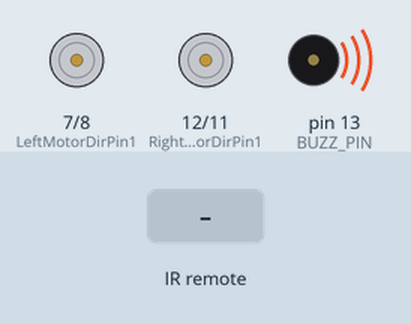
Recording of a sketch running on a simulated Arduino Uno, built with avr-gcc and run on an emulated ATmega328P. Shown: motor-driver pin pairs drawn as motors (green arrow = first pin HIGH = forward, orange = second pin HIGH = backward, longer = more drive, scaled by the enable pin), buzzer (waves = sounding, pin HIGH). The test bench sets the inputs (shaded band). What the sketch prints to the serial monitor is not drawn.

Above: at 1.6 s.
1.7 s: infrared code 0x18 received
At 1.85 s:
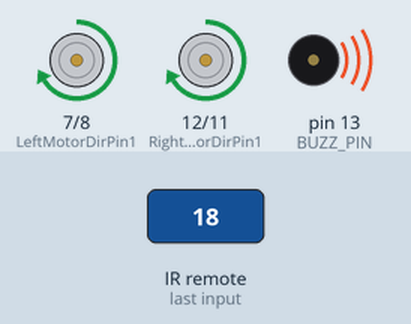
3.5 s: infrared code 0x4A received
At 3.65 s:
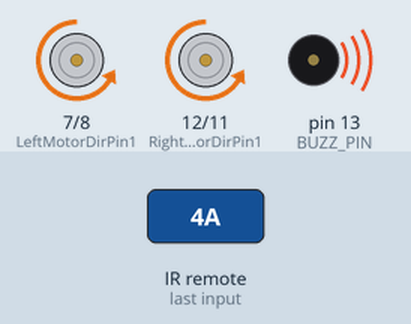
5.3 s: infrared code 0x5A received
At 5.4 s:
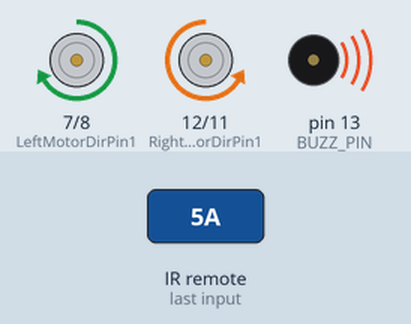
7.0 s: infrared code 0x10 received
At 7.1 s:
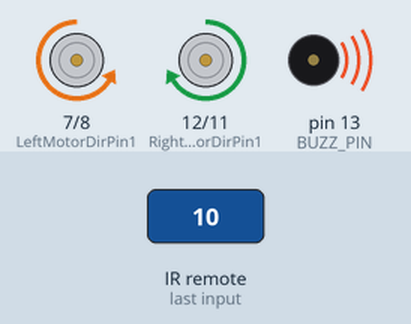
Timing chart, 0 to 9.7 s (numbered marks = the images above; inputs shaded):
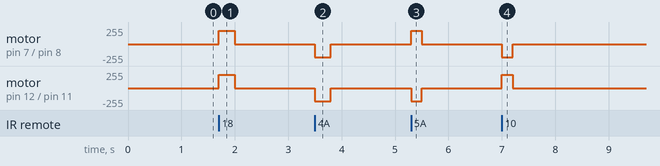

The sketch:

lesson_14_sample.ino
```cpp
#define USE_IR_ROBOT       // 赤外線を使うので、右モーターのPWMはD9

#define DECODE_NEC         // 付属のリモコンは「NEC」という決まりごとで送っている
#include <IRremote.hpp>
#include "motor_driver.h"

#define IR_PIN 10          // 赤外線レシーバの信号ピンは D10

// リモコンのボタンとIRコードの対応（自分の記録表の値に書きかえよう）
#define IR_ADVANCE  0x18   // 「▲」前進
#define IR_BACK     0x4A   // 「▼」後進
#define IR_RIGHT    0x5A   // 「▶」右折
#define IR_LEFT     0x10   // 「◀」左折
#define IR_STOP     0x38   // 「OK」ストップ

void setup()
{
  init_GPIO();                 // モーターとブザーの準備

  // ブザーと同じD13を光らせないように、LEDの合図はオフにする
  IrReceiver.begin(IR_PIN, DISABLE_LED_FEEDBACK);   // 赤外線受信機モジュールを有効にする

  Serial.begin(9600);
  Serial.println("--プログラムスタート！--");
  beep(1, 200);                // 準備できたよの合図
}

void loop()
{
  if (IrReceiver.decode()) {
    Serial.print("IRコード: 0x");
    Serial.println(IrReceiver.decodedIRData.command, HEX);   // 受け取ったコードを表示

    switch (IrReceiver.decodedIRData.command) {
      case IR_ADVANCE:  go_Advance(200, 300);  break;   // 少し前進
      case IR_BACK:     go_Back(200, 300);     break;   // 少し後進
      case IR_LEFT:     go_Left(200, 200);     break;   // 少し左折
      case IR_RIGHT:    go_Right(200, 200);    break;   // 少し右折
      case IR_STOP:     stop_Stop();           break;   // 止まる
      default:                                 break;
    }
    stop_Stop();              // 一回動いたら止まる
    IrReceiver.resume();      // 次の信号を受け取る
  }
}
```

motor_driver.h
```cpp
/*
 * motor_driver.h  ロボ部 共通モーター制御ライブラリ
 *
 * 実践10・11（ロボットカーを組み立てよう）で導入し、
 * 以降すべてのロボットレッスンで #include して使う。
 *
 * 使い方：
 *   スケッチと同じフォルダに motor_driver.h を置いて、先頭に次の1行を書く。
 *     #include "motor_driver.h"
 *   setup() の最初で init_GPIO(); を呼ぶ。
 *
 * ------------------------------------------------------------------
 * ⚠ ピン配置について（重要）
 *
 *   右モーターのPWM（ENA）は、ふだんは D3 を使う。
 *   旧教材では D9 だったが、D9 はサーボモーター用に空けておく。
 *   （実践17の迷路チャレンジ2でサーボを使うため）
 *
 *   ただし、赤外線（IRremote）を使うレッスンだけは D9 を使う。
 *   IRremoteはArduino UNOの「タイマー2」という部品を使うが、
 *   D3の速さの調節（analogWrite）も同じタイマー2を使うため、
 *   両方をいっしょには使えない。
 *
 *   → 実践14・20・21 では、#include より前に次の1行を書くこと。
 *        #define USE_IR_ROBOT
 *        #include "motor_driver.h"
 *      配線も ENA を D9 につなぎかえる。
 * ------------------------------------------------------------------
 */

#ifndef MOTOR_DRIVER_H
#define MOTOR_DRIVER_H

// ===== ピンの設定 =====
#ifdef USE_IR_ROBOT
  #define speedPinR        9   // 右モーターのPWM（ENA）赤外線を使うレッスンだけD9
#else
  #define speedPinR        3   // 右モーターのPWM（ENA）※D9から変更
#endif
#define RightMotorDirPin1  12  // 右モーターの信号ピン1（IN1）
#define RightMotorDirPin2  11  // 右モーターの信号ピン2（IN2）
#define speedPinL          6   // 左モーターのPWM（ENB）
#define LeftMotorDirPin1   7   // 左モーターの信号ピン1（IN3）
#define LeftMotorDirPin2   8   // 左モーターの信号ピン2（IN4）
#define BUZZ_PIN           13  // ブザー

// 空けてあるピン： D9（サーボ用）、D2・D4・D5・D10（センサー用）


// ===== モーターの制御 =====

// 前に進む   speed:0〜255   time:0ならそのまま進み続ける
void go_Advance(int speed = 200, int time = 0)
{
  digitalWrite(RightMotorDirPin1, HIGH);
  digitalWrite(RightMotorDirPin2, LOW);
  digitalWrite(LeftMotorDirPin1, HIGH);
  digitalWrite(LeftMotorDirPin2, LOW);
  analogWrite(speedPinL, speed);
  analogWrite(speedPinR, speed);
  if (time != 0) {
    delay(time);
  }
}

// 後ろに下がる
void go_Back(int speed = 200, int time = 0)
{
  digitalWrite(RightMotorDirPin1, LOW);
  digitalWrite(RightMotorDirPin2, HIGH);
  digitalWrite(LeftMotorDirPin1, LOW);
  digitalWrite(LeftMotorDirPin2, HIGH);
  analogWrite(speedPinL, speed);
  analogWrite(speedPinR, speed);
  if (time != 0) {
    delay(time);
  }
}

// 左に旋回する
void go_Left(int speed = 200, int time = 0)
{
  digitalWrite(RightMotorDirPin1, HIGH);
  digitalWrite(RightMotorDirPin2, LOW);
  digitalWrite(LeftMotorDirPin1, LOW);
  digitalWrite(LeftMotorDirPin2, HIGH);
  analogWrite(speedPinL, speed);
  analogWrite(speedPinR, speed);
  if (time != 0) {
    delay(time);
  }
}

// 右に旋回する
void go_Right(int speed = 200, int time = 0)
{
  digitalWrite(RightMotorDirPin1, LOW);
  digitalWrite(RightMotorDirPin2, HIGH);
  digitalWrite(LeftMotorDirPin1, HIGH);
  digitalWrite(LeftMotorDirPin2, LOW);
  analogWrite(speedPinL, speed);
  analogWrite(speedPinR, speed);
  if (time != 0) {
    delay(time);
  }
}

// 下がりながら左へ（右タイヤだけを後ろに回す）
// タブレットのアプリの「X」ボタン用。実践19・20・21で使う
void back_Left(int speed = 200, int time = 0)
{
  digitalWrite(RightMotorDirPin1, LOW);
  digitalWrite(RightMotorDirPin2, HIGH);
  digitalWrite(LeftMotorDirPin1, HIGH);
  digitalWrite(LeftMotorDirPin2, LOW);
  analogWrite(speedPinL, 0);
  analogWrite(speedPinR, speed);
  if (time != 0) {
    delay(time);
  }
}

// 下がりながら右へ（左タイヤだけを後ろに回す）
// タブレットのアプリの「Y」ボタン用。実践19・20・21で使う
void back_Right(int speed = 200, int time = 0)
{
  digitalWrite(RightMotorDirPin1, HIGH);
  digitalWrite(RightMotorDirPin2, LOW);
  digitalWrite(LeftMotorDirPin1, LOW);
  digitalWrite(LeftMotorDirPin2, HIGH);
  analogWrite(speedPinL, speed);
  analogWrite(speedPinR, 0);
  if (time != 0) {
    delay(time);
  }
}

// 止まる
void stop_Stop(int time = 0)
{
  digitalWrite(RightMotorDirPin1, LOW);
  digitalWrite(RightMotorDirPin2, LOW);
  digitalWrite(LeftMotorDirPin1, LOW);
  digitalWrite(LeftMotorDirPin2, LOW);
  if (time != 0) {
    delay(time);
  }
}

// 左右のモーターの速さを別々に設定する（カーブしたいときに使う）
void set_Motorspeed(int speed_L, int speed_R)
{
  analogWrite(speedPinL, speed_L);
  analogWrite(speedPinR, speed_R);
}


// ===== ブザーの制御 =====
// ロボットが「いまどの処理をしているか」を音で知らせる。
// うまく動かないときの原因さがしに使う。

// ブザーを鳴らす
void buzz_On()
{
  digitalWrite(BUZZ_PIN, LOW);   // このブザーは LOW で鳴る
}

// ブザーを止める
void buzz_Off()
{
  digitalWrite(BUZZ_PIN, HIGH);
}

// times回だけ「ピッ」と鳴らす   ms:1回の長さ
void beep(int times = 1, int ms = 100)
{
  for (int i = 0; i < times; i++) {
    buzz_On();
    delay(ms);
    buzz_Off();
    delay(ms);
  }
}


// ===== 初期化 =====
// setup() の最初に必ず呼ぶこと
void init_GPIO()
{
  pinMode(RightMotorDirPin1, OUTPUT);
  pinMode(RightMotorDirPin2, OUTPUT);
  pinMode(speedPinR, OUTPUT);

  pinMode(LeftMotorDirPin1, OUTPUT);
  pinMode(LeftMotorDirPin2, OUTPUT);
  pinMode(speedPinL, OUTPUT);

  pinMode(BUZZ_PIN, OUTPUT);
  buzz_Off();

  stop_Stop();
}

#endif
```

Measured:
- after the input at 1.7 s, motor on pin 7 (LeftMotorDirPin1) / pin 8 (LeftMotorDirPin2), motor on pin 12 (RightMotorDirPin1) / pin 11 (RightMotorDirPin2): stopped → forward 200/255 at once, → stopped 0.30 s later
- after the input at 3.5 s, motor on pin 7 (LeftMotorDirPin1) / pin 8 (LeftMotorDirPin2), motor on pin 12 (RightMotorDirPin1) / pin 11 (RightMotorDirPin2): stopped → backward 200/255 at once, → stopped 0.30 s later
- after the input at 5.3 s, motor on pin 7 (LeftMotorDirPin1) / pin 8 (LeftMotorDirPin2): stopped → forward 200/255 at once, → stopped 0.20 s later; motor on pin 12 (RightMotorDirPin1) / pin 11 (RightMotorDirPin2): stopped → backward 200/255 at once, → stopped 0.20 s later
- after the input at 7.0 s, motor on pin 7 (LeftMotorDirPin1) / pin 8 (LeftMotorDirPin2): stopped → backward 200/255 at once, → stopped 0.20 s later; motor on pin 12 (RightMotorDirPin1) / pin 11 (RightMotorDirPin2): stopped → forward 200/255 at once, → stopped 0.20 s later
